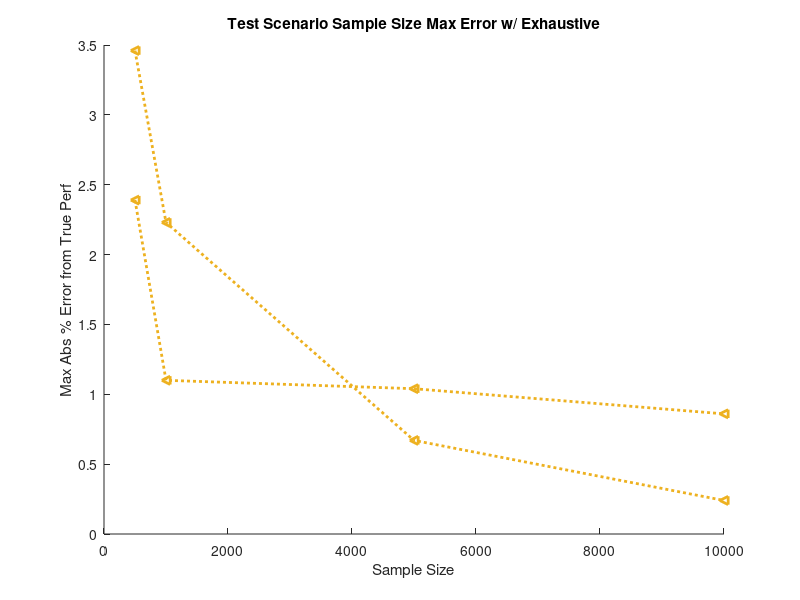

The MATLAB source for this figure: (Note: this script raises an error after producing the figure.)
%function[]=plot_phase0(exh,metric,extra)

%%% This code makes the plots used in the paper for the phase 0 analysis,
%%% that is, the average and maximum error of the experiments with and
%%% without exhaustive performance analysis (for a total of 4 graphs)

%the error data includes the error for each of three trials for the same test sample
% size/problem instance, and we plot either the maximum or average of the
% error of these three trials (for each test sample size/problem instance)

%%%%%%%%%%%%%%%%%%%%%%%%%%%%%%%%%%%%%%%%%%%%%%%%%%%%%%%%
%To make the plots, simply adjust the values for exhaust and metric as
%desired and then run the code. The data is pasted in so would need to
%update several things to plot new data
%%%%%%%%%%%%%%%%%%%%%%%%%%%%%%%%%%%%%%%%%%%%%%%%%%%%%%

exhaust=1; %is 1 if exhaustive perf analysis is done, 0 if only 100,000 test scenarios are used
metric='m' %is 'a' for average error, is 'm' for maximum error, there is code for metric='t' that is some runtime 
%plots but I didn't use that code to make plots for the paper and that
%portion of the code doesn't currently work





sampsizes=[500;1000;5000;10000]; %numbers of test scenarios used
extra=0; %include extra trials from phase0_extra_trials (I put that file 
%in inactive code since we don't end up using the extra trials but that code probably works)

%%% decides the size and location in which the graph is made on the screen, first two digits are the (pixel?) coordinates of
%%% the top left corner, then 3rd and 4th numbers are the (pixel?) width and hieght respectively
figure('Renderer', 'painters', 'Position', [300 300 400 250])
%figure('Renderer', 'painters', 'Position', [300 300 600 350])


%%% rgb of some rainbow colors
red=[0.6350 0.0780 0.1840];
orange=[0.8500 0.3250 0.0980];
yellow=[0.9290 0.6940 0.1250];
green=[0.4660 0.6740 0.1880];
blue=[0 0.4470 0.7410];
purple=[0.4940 0.1840 0.5560];

%%%%%%%%%%%%%%%%%%%%%%%%%%%%%%%%%%%%%%
% Load in error data
%%%%%%%%%%%%%%%%%%%%%%%%%%%%%%%%%%%%%

numsizes=size(sampsizes,1); %number of test scenario samp sizes
if metric ~= 't'
    if exhaust==1
        numprobs=3;
        numtrials=3;
        probsizes=[6;8;10];
        %the error is % error (really portion error, (opt-obj)/opt), and the row order groups by
        %trial so for example 6x6 is row 1, 4, and 7 not 1,2,3.
        error=[ 0.0239   -0.0151    0.0033   -0.0090    0.0110   -0.0088   -0.0104   -0.0082  -0.0096   -0.0080   -0.0082   -0.0086;
          -0.0191   -0.0121   -0.0202   -0.0137   -0.0201   -0.0126   -0.0187   -0.0184 -0.0172   -0.0178   -0.0189   -0.0177;
           -0.1046   -0.0955   -0.1189   -0.0981   -0.0902   -0.0831   -0.0552   -0.0555 -0.0544   -0.0298   -0.0303   -0.0297;
     -0.0253   -0.0241   -0.0346   -0.0223   -0.0174   -0.0204   -0.0067   -0.0063  -0.0063   -0.0023   -0.0024   -0.0024;
       -0.0383   -0.0256   -0.0238   -0.0235   -0.0231   -0.0252   -0.0113   -0.0082  -0.0090   -0.0039   -0.0034   -0.0036;
      0.0343    0.0421    0.0426    0.0259    0.0291    0.0264    0.0063    0.0064  0.0062    0.0018    0.0017    0.0018;
      -0.0340   -0.0255   -0.0066   -0.0169   -0.0220   -0.0196   -0.0100   -0.0088 -0.0093   -0.0017   -0.0024   -0.0022;
      -0.0025    0.0005   -0.0107   -0.0007   -0.0046   -0.0034   -0.0009   -0.0009 -0.0013   -0.0003   -0.0002   -0.0003;
       -0.0125   -0.0118   -0.0139   -0.0115   -0.0095   -0.0103   -0.0058   -0.0056 -0.0059   -0.0029   -0.0029   -0.0030];



    else
        numprobs=4;

    %         error=[   -0.0026    0.0004   -0.0000   -0.0011   -0.0002   -0.0004   -0.0001   -0.0016   -0.0007   -0.0005   -0.0012   -0.0004;
    %       -0.0020   -0.0009   -0.0008    0.0032    0.0013   -0.0022    0.0003    0.0013    0.0009   -0.0005   -0.0005   -0.0000;
    %       -0.0018   -0.0010   -0.0018    0.0009   -0.0028    0.0015   -0.0007   -0.0004    0.0009   -0.0007    0.0004   -0.0004;
    %       -0.0265   -0.0322    0.0449   -0.0277    0.0123   -0.0155   -0.0014    0.0121   -0.0026    0.0172    0.0209   -0.0157;
    %            -0.0138    0.0034   -0.0087    0.0028   -0.0040   -0.0138   -0.0002   -0.0013 0.0027   -0.0002   -0.0014   -0.0016;
    %      -0.0177   -0.0059   -0.0139   -0.0146   -0.0101   -0.0048   -0.0097   -0.0113   -0.0119   -0.0102   -0.0102   -0.0080;
    %        0.0008   -0.0032    0.0002    0.0065   -0.0005   -0.0007   -0.0001   -0.0009 0.0003    0.0001   -0.0004    0.0006;
    %       -0.0059   -0.0043    0.0032   -0.0007   -0.0038    0.0029    0.0016    0.0132  0.0070   -0.0007   -0.0003   -0.0021;
    %           -0.0056   -0.0002   -0.0025   -0.0140   -0.0012   -0.0011   -0.0009    0.0010    0.0002   -0.0012    0.0016   -0.0022;
    %      -0.0294    0.0022    0.0055   -0.0014    0.0070    0.0004    0.0013   -0.0067    0.0028    0.0065   -0.0028    0.0047;
    %      0.0138    0.0051    0.0032   -0.0025    0.0025    0.0057   -0.0010    0.0015    0.0008    0.0021    0.0003    0.0009;
    %      0.0146    0.0079    0.0165    0.0078   -0.0005   -0.0120    0.0036    0.0094    0.0000   -0.0016    0.0053    0.0043];
    if extra==0
        numtrials=3; 

        %errorfull  includes the first three columns of info which are m,
        %n, and number of nontrivial menu entries. 
       errorfull=[   20.0000   20.0000   68.0000   -0.0094   -0.0120   -0.0134    0.0304   -0.0291   -0.0081    0.0102   -0.0005    0.0236   -0.0024    0.0005    0.0097;
       20.0000   40.0000   46.0000    0.0181   -0.0025    0.0064    0.0096    0.0112    0.0024   -0.0035   -0.0071   -0.0041   -0.0015    0.0028   -0.0062;
       40.0000   20.0000   61.0000    0.0026    0.0052   -0.0021    0.0011    0.0007    0.0016    0.0000    0.0008   -0.0003   -0.0013   -0.0006    0.0003;
       40.0000   40.0000  122.0000   -0.0008    0.0100    0.0087    0.0034    0.0050   -0.0023    0.0034    0.0152   -0.0044    0.0037    0.0033    0.0016;
     20.0000   20.0000   55.0000   -0.0142    0.0490   -0.0152   -0.0037   -0.0044   -0.0086   -0.0001    0.0100    0.0061    0.0027   -0.0021    0.0060;
       20.0000   40.0000   29.0000    0.0065    0.0045   -0.0034    0.0040    0.0038   -0.0008   -0.0012   -0.0012    0.0010    0.0007   -0.0007   -0.0000;
       40.0000   20.0000   54.0000   -0.0063    0.0131    0.0095   -0.0049   -0.0048    0.0021    0.0025   -0.0018   -0.0029    0.0023    0.0020    0.0011;
       40.0000   40.0000  121.0000   -0.0014    0.0223   -0.0026   -0.0002    0.0104    0.0075   -0.0023    0.0029    0.0014   -0.0011   -0.0004   -0.0017;
    20.0000   20.0000   61.0000   -0.0081    0.0307    0.0452    0.0118   -0.0043   -0.0137   -0.0007   -0.0072   -0.0022   -0.0050  -0.0013   -0.0010;
       20.0000   40.0000   28.0000    0.0028    0.0010   -0.0061   -0.0013   -0.0012    0.0030   -0.0042   -0.0033   -0.0001   -0.0012  -0.0010   -0.0014;
       40.0000   20.0000   71.0000   -0.0025   -0.0099   -0.0014   -0.0033   -0.0029   -0.0012   -0.0018   -0.0006   -0.0038   -0.0025  -0.0034   -0.0020;
       40.0000   40.0000  108.0000   -0.0052   -0.0081   -0.0060    0.0268    0.0018   -0.0042   -0.0024   -0.0044   -0.0018    0.0020 -0.0018    0.0035];

      error=errorfull(:,4:15);
    else
        numtrials=40;
        load('C:\Users\horneh\Google Drive\RPI\Research\toy code\Paper_experiments\phase_0\phase040x40t40inst1randnewgen')
        error=newpercerror(:,4:163);
        load('C:\Users\horneh\Google Drive\RPI\Research\toy code\Paper_experiments\phase_0\phase040x40t40inst2randnewgen')
        error=vertcat(error,newpercerror(:,4:163));
        load('C:\Users\horneh\Google Drive\RPI\Research\toy code\Paper_experiments\phase_0\phase040x40t40inst3randnewgen')
        error=vertcat(error,newpercerror(:,4:163));
    end
    end


    %%%%%%%%%%%%%%%%%%%%%%%%%%%%%%%%%%%%%%
    % Some setup
    %%%%%%%%%%%%%%%%%%%%%%%%%%%%%%%%%%%%%%

    %set the plot line colors and line/marker style
    if numprobs==3

         colors=vertcat(yellow,red,blue);
        symbols=[':< ';'-* ';'--x'];
    else
         colors=vertcat(green,purple,orange,blue);
        symbols=[':o ';'-^ ';'--+';'-.d'];            
    end

    %%% the error data includes the error for each of three trials for the same test sample
    % size/problem instance, and here we calculate either the maximum or average of
    % these three trials to plot (for each test sample size/problem instance)
    abserror=100*abs(error)
    errormax=zeros(3*numprobs,4);
    errorave=zeros(3*numprobs,4);

    for i=1:4
        errormax(:,i)=max(abserror(:,(i-1)*numtrials+1:numtrials*i),[],2);
        errorave(:,i)=mean(abserror(:,(i-1)*numtrials+1:numtrials*i),2);
    end 
    errormax


    %%%%%%%%%%%%%%%%%%%%%%%%%%%%%%%%%
    % make the plots
    %%%%%%%%%%%%%%%%%%%%%%%%%%%%%%%%%%%%%

    if metric=='m'
        if exhaust==0
            title('Test Scenario Sample Size Max Error w/o Exhaustive')
            ylabel('Max Abs % Error from Perf Est')
        else
            title('Test Scenario Sample Size Max Error w/ Exhaustive')
            ylabel('Max Abs % Error from True Perf')
        end
        xlabel('Sample Size')

        for s=1:numprobs
            for t=1:3
            hold on
            h=plot(sampsizes,errormax((t-1)*numprobs+s,:)',symbols(s,:),'color',colors(s,:),'LineWidth',2);
            if t>1
                h.Annotation.LegendInformation.IconDisplayStyle = 'off';
            end
            end
        end
    else
       if exhaust==0
            title('Test Scenario Sample Size Ave Error w/o Exhaustive')
            ylabel('Ave Abs % Error from Perf Est')
        else
            title('Test Scenario Sample Size Ave Error w/ Exhaustive')
            ylabel('Ave Abs % Error from True Perf')
        end
        xlabel('Sample Size')

        for s=1:numprobs
            for t=1:3
            hold on
            h=plot(sampsizes,errorave((t-1)*numprobs+s,:)',symbols(s,:),'color',colors(s,:),'LineWidth',2);
            if t>1
                h.Annotation.LegendInformation.IconDisplayStyle = 'off';
            end
            end
        end

    end
    if exhaust==1
         legend('6\times6','8\times8','10\times10')
    else
        legend('20\times20','20\times40','40\times20','40\times40')
    end        

    %%%%%%%%%%%%%%%%%%%%%%%%%%%%%%%%%%%%%%%%%%%
    %end of useful code
    %%%%%%%%%%%%%%%%%%%%%%%%%%%%%%%%%%%%%%%%%%%

elseif metric=='t'
    load('C:\Users\horneh\Google Drive\RPI\Research\toy code\Paper_experiments\phase_0\phase0totwexhinst1rand')
    timeswexhfull1=times;
    load('C:\Users\horneh\Google Drive\RPI\Research\toy code\Paper_experiments\phase_0\phase0totwexhinst2rand')
    timeswexhfull2=times;
    load('C:\Users\horneh\Google Drive\RPI\Research\toy code\Paper_experiments\phase_0\phase0totwexhinst3rand')
    timeswexhfull3=times;

    load('C:\Users\horneh\Google Drive\RPI\Research\toy code\Paper_experiments\phase_0\phase0totnoexhinst1randnewgen')
    timesnoexhfull1=times;
    load('C:\Users\horneh\Google Drive\RPI\Research\toy code\Paper_experiments\phase_0\phase0totnoexhinst2randnewgen')
    timesnoexhfull2=times;
    load('C:\Users\horneh\Google Drive\RPI\Research\toy code\Paper_experiments\phase_0\phase0totnoexhinst3randnewgen')
    timesnoexhfull3=times;

    timesfull=vertcat(timeswexhfull1,timeswexhfull2,timeswexhfull3, timesnoexhfull1, timesnoexhfull2, timesnoexhfull3);

    timesperm=zeros(size(timesfull));
    %%% rearrange/permute rows so that they're grouped by sizes
    %%% for the small problems
    numprobs=3;
    for i=1:3
        for sizes=1:numprobs
            timesperm((sizes-1)*3+i,:)=timesfull((i-1)*numprobs+sizes,:);
        end
    end

    %%% for the large problems
    numprobs=4;
    for i=1:3
        for sizes=1:numprobs
            timesperm(size(timeswexhfull1,1)*3+(sizes-1)*3+i,:)=timesfull(size(timeswexhfull1,1)*3+(i-1)*numprobs+sizes,:);
        end
    end

    numtrials=3;
    numsizes=4;
    timeaves=zeros(3*7,numsizes+3);
    timeaves(:,2:3)=timesperm(:,3:4);

    for s=1:numsizes
        timeaves(:,3+s)=mean(timesperm(:,(s-1)*numtrials+5:numtrials*s+4),2);
    end

    timeaves(:,1)=repmat([1;2;3],7,1);
    timeaves

    wexttimes=[0.015	0.9378	0.0149	0.015	0.0148	0.0282	0.0283	0.0286	0.1448	0.1399	0.1464	0.295	0.2901	0.2827;
    0.018	9.3305	0.0189	0.0187	0.0178	0.0365	0.0394	0.0376	0.186	0.1873	0.1853	0.3609	0.3585	0.3586;
    0.015	0.9902	0.0181	0.0177	0.018	0.0354	0.037	0.0351	0.172	0.1695	0.1709	0.3424	0.3357	0.3406;
    0.015	0.955	0.0175	0.018	0.0171	0.0349	0.0333	0.0346	0.1579	0.1592	0.1625	0.313	0.3129	0.3099;
    0.016	1.5964	0.0116	0.012	0.0121	0.0232	0.0238	0.0235	0.1218	0.1249	0.1231	0.2448	0.2442	0.2409;
    0.015	0.8458	0.0096	0.0104	0.0098	0.0203	0.0226	0.0214	0.1066	0.1087	0.1072	0.2261	0.2251	0.223;
    0.014	0.6999	0.0232	0.0242	0.0234	0.0475	0.0455	0.048	0.2252	0.2254	0.2218	0.4307	0.4477	0.4656;
    0.014	0.7103	0.0202	0.0214	0.0223	0.0425	0.0415	0.0436	0.2141	0.219	0.2149	0.4491	0.45	0.4582;
    0.017	3.6456	0.0173	0.0171	0.02	0.0347	0.0339	0.0333	0.1778	0.1873	0.1839	0.35	0.3605	0.3573];

end

  
   

  
   
  
